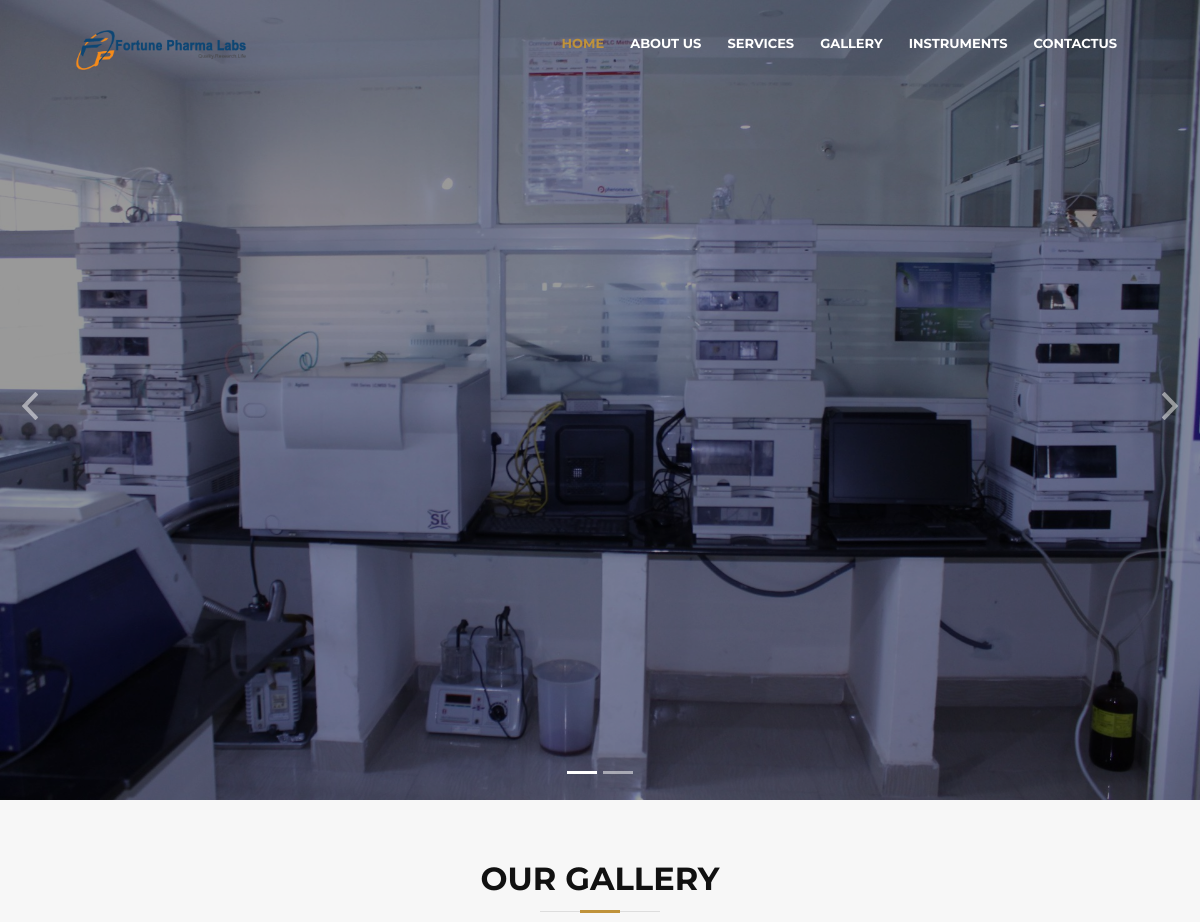
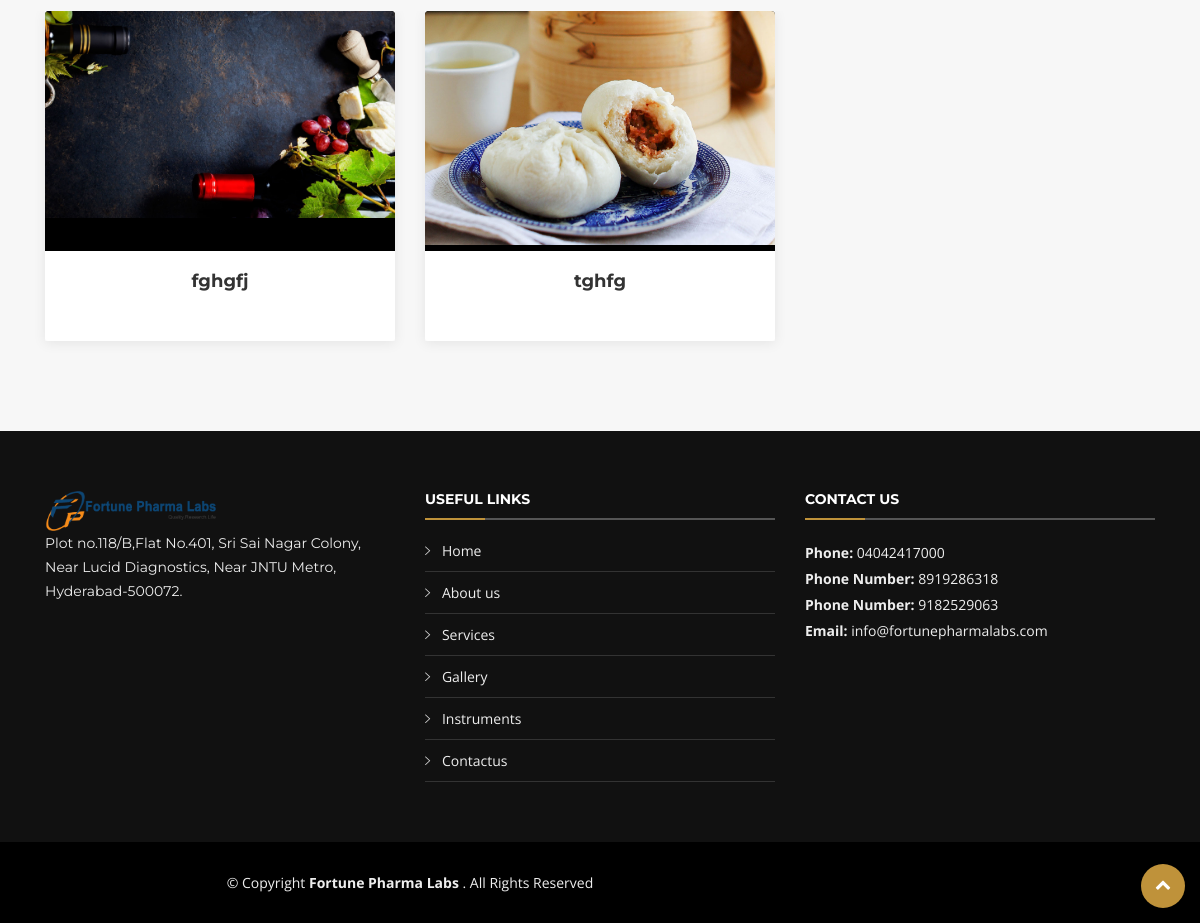
Screenshot of /index.php/home/gallery with the database file from the repository (2 pictures, top to bottom).
### tables this page shows
CREATE TABLE `logo` (
  `id` int(11) NOT NULL AUTO_INCREMENT,
  `image` varchar(250) DEFAULT NULL,
  `keywords` text,
  `description` longtext,
  `org_image` varchar(250) DEFAULT NULL,
  `favicon` varchar(250) DEFAULT NULL,
  `status` int(11) DEFAULT '1',
  `title` text,
  `create_at` datetime DEFAULT NULL,
  `update_at` datetime DEFAULT NULL,
  `create_by` int(11) DEFAULT NULL,
  `homepage_preview` int(11) DEFAULT '1',
  PRIMARY KEY (`id`)
);

CREATE TABLE `slider` (
  `s_id` int(11) NOT NULL AUTO_INCREMENT,
  `text` text,
  `image` varchar(250) DEFAULT NULL,
  `org_image` varchar(250) DEFAULT NULL,
  `status` int(11) DEFAULT '1',
  `created_at` datetime DEFAULT NULL,
  `updated_at` datetime DEFAULT NULL,
  `created_by` int(11) DEFAULT NULL,
  `homepage_preview` int(11) DEFAULT '0',
  PRIMARY KEY (`s_id`)
);

CREATE TABLE `gallery` (
  `g_id` int(11) NOT NULL AUTO_INCREMENT,
  `image` varchar(250) DEFAULT NULL,
  `text` text,
  `org_image` varchar(250) DEFAULT NULL,
  `status` int(11) DEFAULT '1',
  `create_at` datetime DEFAULT NULL,
  `update_at` datetime DEFAULT NULL,
  `create_by` int(11) DEFAULT NULL,
  `homepage_preview` int(11) DEFAULT '0',
  PRIMARY KEY (`g_id`)
);

CREATE TABLE `contactform` (
  `c_id` int(11) NOT NULL AUTO_INCREMENT,
  `contact_email` varchar(250) DEFAULT NULL,
  `email` varchar(250) DEFAULT NULL,
  `phone` varchar(250) DEFAULT NULL,
  `phone_number` varchar(250) DEFAULT NULL,
  `phone_no` varchar(250) DEFAULT NULL,
  `address` text,
  `twitter_link` text,
  `facebook_link` text,
  `instagram_link` text,
  `google_plus` text,
  `linkedIn_link` text,
  `updated_at` datetime DEFAULT NULL,
  `homepage_preview` int(11) DEFAULT '0',
  PRIMARY KEY (`c_id`)
);

### application/controllers/Home.php (called while the page is built, shortened)
<?php
class Home extends CI_Controller {
		public function __construct()
		{
		$this->load->helper(array('form', 'url'));
		$this->load->library('form_validation');
		$this->load->library('session');
		$this->load->library('email');
		$this->load->library('user_agent');
		$this->load->helper('directory');
		$this->load->helper('cookie');
		$this->load->helper('security');
		$this->load->model('Users_model');
	    $this->load->model('Home_model');
		}
	public function gallery(){
		$data['logo_details']=$this->Users_model->get_logo_details();
				$data['slider_details']=$this->Users_model->get_slider_details();
				$data['gallery_details']=$this->Users_model->get_gallery_details();
				$data['contactus_details']=$this->Users_model->get_contactus_details();
				$this->load->view('html/gallery',$data);
	}
}

### index.php (called while the page is built, shortened)
<?php
require_once BASEPATH.'core/CodeIgniter.php';

### application/models/Users_model.php (called while the page is built, shortened)
<?php if ( ! defined('BASEPATH')) exit('No direct script access allowed');
class Users_model extends CI_Model
{
	public  function get_logo_details(){
		$this->db->select('*')->from('logo');
		$this->db->where('status',1);
		return $this->db->get()->row_array();
	}public  function get_slider_details(){
		$this->db->select('s_id,text,image')->from('slider');
		$this->db->where('status',1);
		return $this->db->get()->result_array();
	}public  function get_aboutus_details(){
		$this->db->select('*')->from('aboutus');
		$this->db->where('status',1);
		return $this->db->get()->row_array();
	}
	public  function get_gallery_details(){
		$this->db->select('*')->from('gallery');
		$this->db->where('status',1);
		return $this->db->get()->result_array();
	}public  function get_testimonials_details(){
	}public  function get_contactus_details(){
		$this->db->select('*')->from('contactform');
		return $this->db->get()->row_array();
	}
}

### application/views/html/gallery.php (the view, shortened to what this page needs)
<!DOCTYPE html>
<html lang="en">
<head>
    <link href="<?php echo base_url(); ?>assets/vendor/lib/bootstrap/css/bootstrap.min.css" rel="stylesheet">
    <link href="<?php echo base_url(); ?>assets/vendor/lib/font-awesome/css/font-awesome.min.css" rel="stylesheet">
    <link href="<?php echo base_url(); ?>assets/vendor/lib/animate/animate.min.css" rel="stylesheet">
    <link href="<?php echo base_url(); ?>assets/vendor/lib/ionicons/css/ionicons.min.css" rel="stylesheet">
    <link href="<?php echo base_url(); ?>assets/vendor/lib/owlcarousel/assets/owl.carousel.min.css" rel="stylesheet">
    <link href="<?php echo base_url(); ?>assets/vendor/lib/lightbox/css/lightbox.min.css" rel="stylesheet">
    <link href="<?php echo base_url(); ?>assets/vendor/css/style.css" rel="stylesheet">
</head>
<body>
    <header id="header" class="">
        <div class="container-fluid">
            <div id="logo" class="pull-left logo-header">
                <?php if($logo_details['image']==''){ ?>
                <img src="<?php echo base_url(); ?>assets/vendor/img/logo.png" alt="logo" height="70px">
                <?php }else{ ?>
                <img src="<?php echo base_url('assets/logo/'.$logo_details['image']); ?>" alt="logo" height="70px">
                <?php } ?>
            </div>
            <nav id="nav-menu-container">
                <ul class="nav-menu">
                    <li class="menu-active"><a href="<?php echo base_url('home'); ?>">Home</a></li>
                    <li><a href="<?php echo base_url('home/aboutus'); ?>">About Us</a></li>
                    <li><a href="<?php echo base_url('home/services'); ?>">Services</a></li>
					<li><a href="<?php echo base_url('home/gallery'); ?>">Gallery</a></li>
                    <li><a href="<?php echo base_url('home/instrument'); ?>">Instruments</a></li>
                     <li><a href="<?php echo base_url('home/contactus'); ?>">Contactus</a></li>
                </ul>
            </nav>
        </div>
    </header>
    <form action="<?php echo base_url('preview/okpost'); ?>" method="post">
        <?php if(isset($slider_details) && count($slider_details)>0){ ?>
        <section id="intro">
            <div class="intro-container">
                <div id="introCarousel" class="carousel  slide carousel-fade" data-ride="carousel">
                    <ol class="carousel-indicators"></ol>
                    <div class="carousel-inner" role="listbox">
                        <?php $cnt=1;foreach($slider_details as $list){ ?>
                        <?php if($cnt==1){ ?>
                        <div class="carousel-item active">
                            <div class="carousel-container">
                            </div>
                        </div>
                        <?php } ?>
                        <?php $cnt++;} ?>
                        <a class="carousel-control-prev" href="#introCarousel" role="button" data-slide="prev">
                            <span class="carousel-control-prev-icon ion-chevron-left" aria-hidden="true"></span>
                        </a>
                        <a class="carousel-control-next" href="#introCarousel" role="button" data-slide="next">
                            <span class="carousel-control-next-icon ion-chevron-right" aria-hidden="true"></span>
                        </a>
                    </div>
                </div>
            </div>
        </section>
        <?php } ?>
        <main id="main">
             <?php if(isset($gallery_details) && count($gallery_details)>0){ ?>
                <section id="portfolio" class="section-bg">
                    <div class="container">
                        <header class="section-header">
                            <h3 class="section-title">Our Gallery</h3>
                        </header>
                        <div class="row portfolio-container">
                            <?php foreach($gallery_details as $list){ ?>
                            <div class="col-lg-4 col-md-6 portfolio-item filter-app wow fadeInUp">
                                <div class="portfolio-wrap">
                                    <figure>
                                        <img src="<?php echo base_url('assets/gallery/'.$list['image']); ?>" class="img-fluid" alt="<?php echo isset($list['org_image'])?$list['org_image']:''; ?>">
                                    </figure>
                                    <div class="portfolio-info">
                                        <h4><a href="#">
                                                <?php echo isset($list['text'])?$list['text']:''; ?></a></h4>
                                    </div>
                                </div>
                            </div>
                            <?php } ?>
                        </div>
                    </div>
                </section>
                <?php } ?>
        </main>
        <footer id="footer">
            <div class="footer-top">
                <div class="container">
                    <div class="row">
                        <div class="col-lg-4  footer-info">
                            <div id="logo" class="pull-left logo-header">
                               <?php if($logo_details['image']==''){ ?>
                <img src="<?php echo base_url(); ?>assets/vendor/img/logo.png" alt="logo" height="70px">
                <?php }else{ ?>
                <img src="<?php echo base_url('assets/logo/'.$logo_details['image']); ?>" alt="logo" height="70px">
                <?php } ?>
                                <p>
                                    <?php echo isset($contactus_details['address'])?$contactus_details['address']:''; ?>
                                </p>
                            </div>
                        </div>
                        <div class="col-lg-4 footer-links">
                            <h4>Useful Links</h4>
                            <ul>
                                <li><i class="ion-ios-arrow-right"></i> <a href="<?php echo base_url('home'); ?>">Home</a></li>
                                <li><i class="ion-ios-arrow-right"></i> <a href="<?php echo base_url('home/aboutus'); ?>">About us</a></li>
                                <li><i class="ion-ios-arrow-right"></i> <a href="<?php echo base_url('home/services'); ?>">Services</a></li>
                                <li><i class="ion-ios-arrow-right"></i> <a href="<?php echo base_url('home/gallery'); ?>">Gallery</a></li>
                                <li><i class="ion-ios-arrow-right"></i> <a href="<?php echo base_url('home/instrument'); ?>">Instruments</a></li>
                                <li><i class="ion-ios-arrow-right"></i> <a href="<?php echo base_url('home/contactus'); ?>">Contactus</a></li>
                            </ul>
                        </div>
                        <div class="col-lg-4 footer-contact">
                            <h4>Contact Us</h4>
                            <p>
                                <strong>Phone:</strong>
                                <?php echo isset($contactus_details['phone'])?$contactus_details['phone']:''; ?><br>
                                <strong>Phone Number:</strong>
                                <?php echo isset($contactus_details['phone_number'])?$contactus_details['phone_number']:''; ?><br>
								<strong>Phone Number:</strong>
                                <?php echo isset($contactus_details['phone_no'])?$contactus_details['phone_no']:''; ?><br>
								<strong>Email:</strong>
                                <?php echo isset($contactus_details['email'])?$contactus_details['email']:''; ?><br>
                            </p>
                        </div>
                    </div>
                </div>
            </div>
            <div class="container">
                <div class="row">
                    <div class="col-md-8">
                        <div class="copyright">
                            &copy; Copyright <strong>
                                <?php echo isset($logo_details['title'])?$logo_details['title']:'Pracha Multi'; ?></strong>. All Rights Reserved
                        </div>
                    </div>
                </div>
            </div>
        </footer>
    </form>
    <a href="#" class="back-to-top"><i class="fa fa-chevron-up"></i></a>
</body>
</html>

### rows the page displays
logo: image (picture), title "Fortune Pharma Labs"
gallery: image+org_image (picture), text "fghgfj"
gallery: image+org_image (picture), text "tghfg"
contactform: address "Plot no.118/B,Flat No.401, Sri Sai Nagar Colony, Near Lucid Diagnostics, Near JNTU Metro, Hyderabad-500072.", phone "04042417000", phone_number "8919286318", phone_no "9182529063", email "info@fortunepharmalabs.com"
